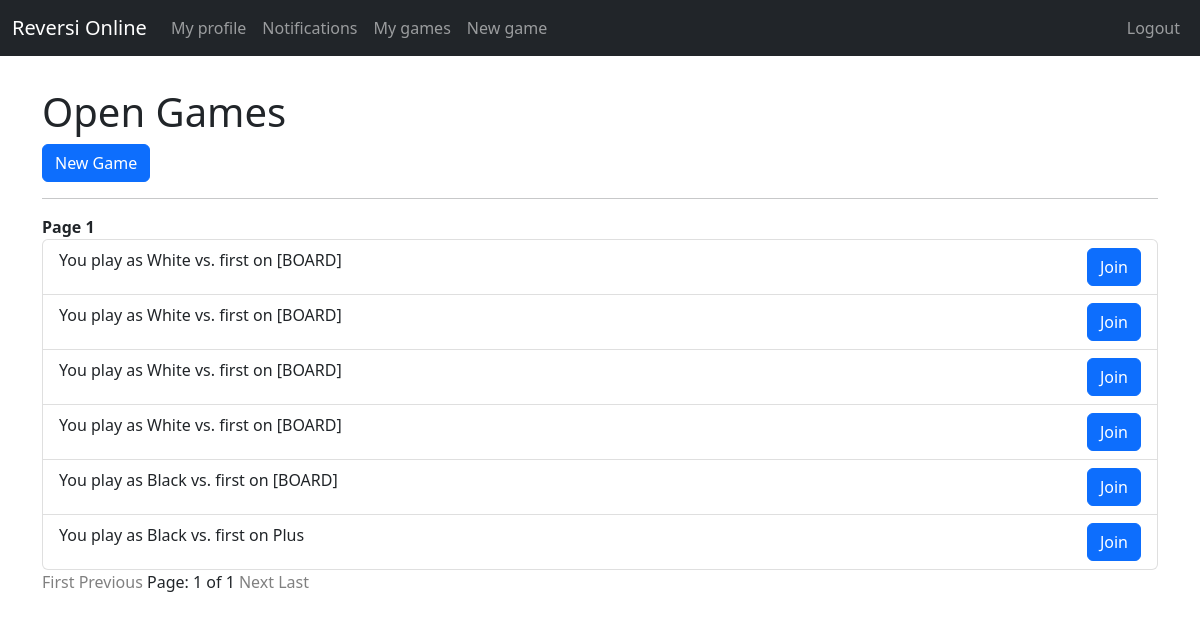
/game/open_games/1 (signed in), run on an earlier commit of the app's database.
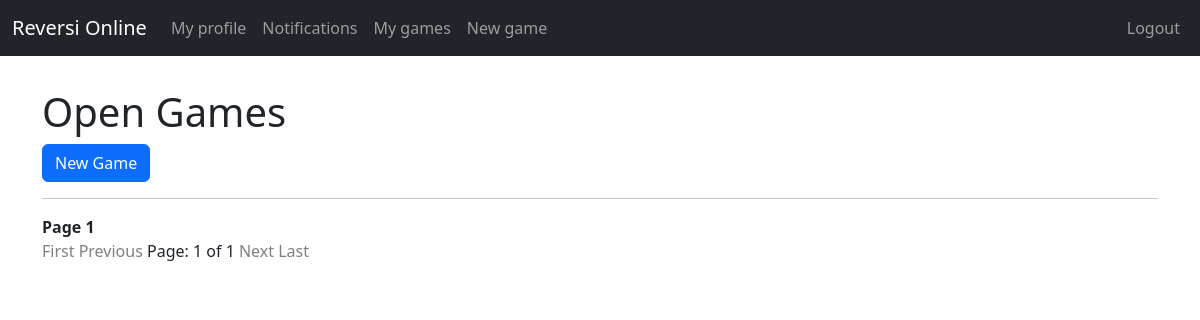
And on a later commit of the database.
### game/models.py (models this page shows, shortened)
class Game(models.Model):
    first_player = models.ForeignKey(User, on_delete=models.CASCADE, related_name='first_player_in')
    second_player = models.ForeignKey(User, null=True, on_delete=models.CASCADE, related_name='second_player_in')
    first_player_is_X = models.BooleanField(default=True)
    first_players_turn = models.BooleanField(default=True)
    board_name = models.CharField(max_length=50)
    board_string = models.CharField(max_length=1056)
    open_game = models.BooleanField(default=False)
    game_started = models.BooleanField(default=False)
    game_ended = models.BooleanField(default=False)
    winner = models.CharField(max_length=1, null=True)
    most_recent_move = models.DateTimeField(auto_now_add=True)

### game/views.py (the view)
# urls.py: path('open_games/<int:page>', views.open_games_list, name="open_games"),
def open_games_list(req, page):
    games = Game.objects.filter(open_game = True, game_started = False).exclude(first_player = req.user)
    paginator = Paginator(games, 30)
    games = paginator.get_page(page)
    ctx = {
        'page': page,
        'games': games
    }
    return render(req, 'game/open_game_list.html', ctx)

### game/templates/game/open_game_list.html (shortened to what this page needs)
{% extends 'base/base.html' %}
{% block body %}
<h1>Open Games</h1>
<a href="{% url 'game:new_open_game' %}" class="btn btn-primary" aria-role="button">New Game</a>
<hr>
<strong>Page {{page}}</strong>
<ul class="list-group">
    {% for game in games %}
    <li class="list-group-item">
        <span class="float-start">You play as {% if game.first_player_is_X %}Black{% else %}White{% endif %} vs. {{ game.first_player.username }} on {{ game.board_name }}</span>
        <a href="{% url 'game:join_game' game.id %}" class="btn btn-primary float-end">Join</a>
    </li>
    {% endfor %}
</ul>
<a href="1" {% if not games.has_previous %} class="disabled" {% endif %}>First</a>
<a href="{% if games.has_previous %}{{ games.previous_page_number }}{% endif %}" {% if not games.has_previous %} class="disabled" {% endif %}>Previous</a>
Page: {{ games.number }} of {{ games.paginator.num_pages }}
<a href="{% if games.has_next %}{{ games.next_page_number }}{% endif %}" {% if not games.has_next %} class="disabled" {% endif %}>Next</a>
<a href="{{ games.paginator.num_pages }}" {% if not games.has_next %} class="disabled" {% endif %}>Last</a>
{% endblock %}

What changed in the data, as far as the page shows it:
removed Game: first_player_is_X "White", first_player.username "first", board_name "[BOARD]"
removed Game: first_player_is_X "White", first_player.username "first", board_name "[BOARD]"
removed Game: first_player_is_X "White", first_player.username "first", board_name "[BOARD]"
removed Game: first_player_is_X "White", first_player.username "first", board_name "[BOARD]"
removed Game: first_player_is_X "Black", first_player.username "first", board_name "[BOARD]"
no longer on this page (row edited): Game: first_player_is_X "Black", first_player.username "first", board_name "Plus"
